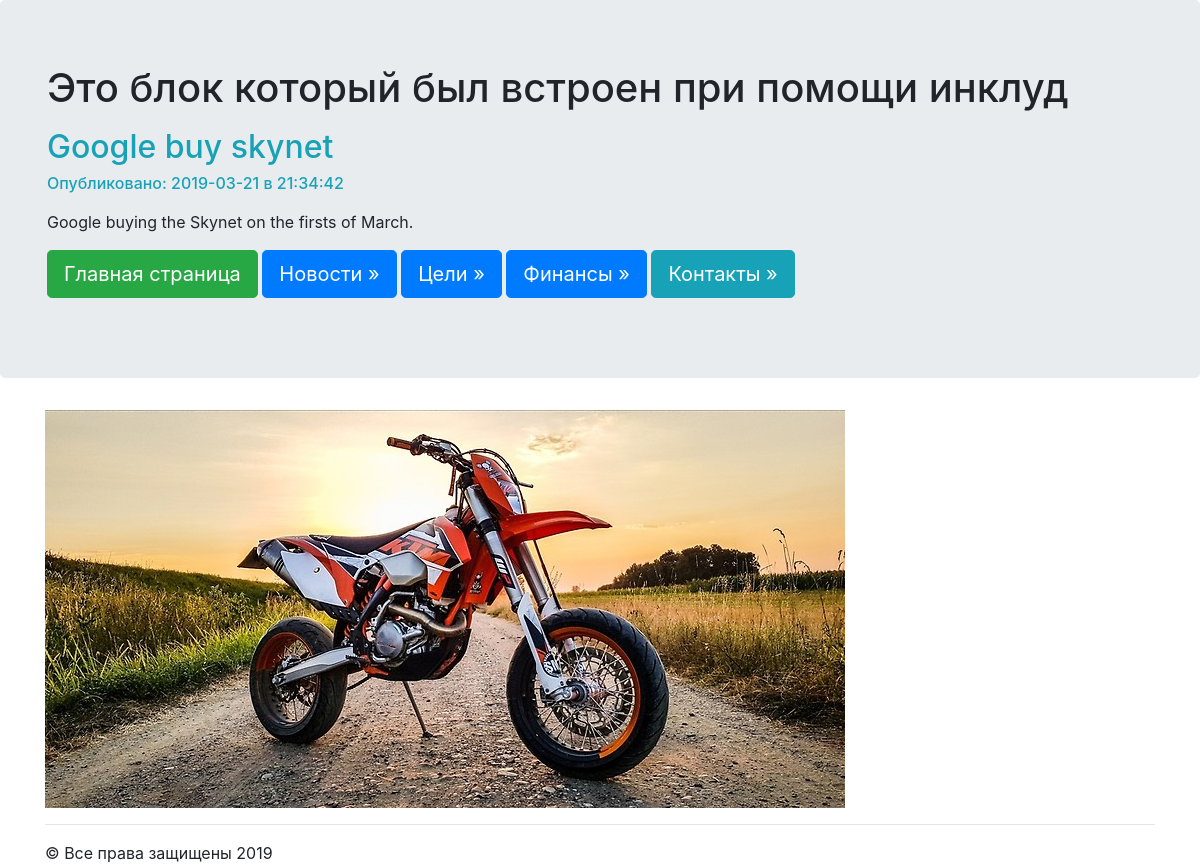
Screenshot of /news/1 with the database file from the repository.
### news/models.py (models this page shows, shortened)
class Articles(models.Model):
    title = models.CharField(max_length=120)
    post = models.TextField()
    date = models.DateTimeField()

### news/templates/news/post.html
{% extends "mainApp/wrapper.html" %}
{% block content %}
<h2 class="text-info">{{articles.title}}</h2>
<h6 class="text-info">Опубликовано: {{articles.date|date:"Y-m-d в H:i:s"}}</h6>
<p>{{articles.post|safe|linebreaks}}</p>
{% endblock %}

### rows the page displays
Articles: title "Google buy skynet", date "2019-03-21 в 21:34:42", post "Google buying the Skynet on the firsts of March."
